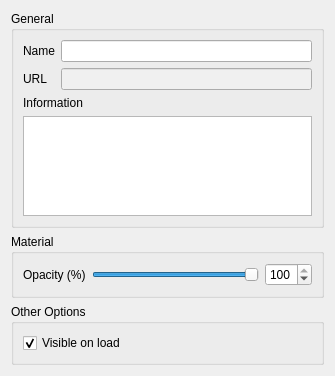
<?xml version="1.0" encoding="UTF-8"?>
<ui version="4.0">
 <class>PCPropertiesWidget</class>
 <widget class="QWidget" name="PCPropertiesWidget">
  <property name="geometry">
   <rect>
    <x>0</x>
    <y>0</y>
    <width>335</width>
    <height>366</height>
   </rect>
  </property>
  <property name="windowTitle">
   <string>Form</string>
  </property>
  <layout class="QVBoxLayout" name="verticalLayout">
   <item>
    <widget class="QGroupBox" name="groupBox">
     <property name="title">
      <string>General</string>
     </property>
     <layout class="QVBoxLayout" name="verticalLayout_2">
      <item>
       <layout class="QFormLayout" name="formLayout">
        <item row="0" column="0">
         <widget class="QLabel" name="label">
          <property name="text">
           <string>Name</string>
          </property>
         </widget>
        </item>
        <item row="0" column="1">
         <widget class="QLineEdit" name="lineEdit_Name"/>
        </item>
        <item row="1" column="0">
         <widget class="QLabel" name="label_3">
          <property name="text">
           <string>URL</string>
          </property>
         </widget>
        </item>
        <item row="1" column="1">
         <widget class="QLineEdit" name="url">
          <property name="styleSheet">
           <string notr="true">background-color: #F0F0F0;</string>
          </property>
          <property name="readOnly">
           <bool>true</bool>
          </property>
         </widget>
        </item>
       </layout>
      </item>
      <item>
       <widget class="QLabel" name="label_2">
        <property name="text">
         <string>Information</string>
        </property>
       </widget>
      </item>
      <item>
       <widget class="QTextBrowser" name="textBrowser">
        <property name="minimumSize">
         <size>
          <width>0</width>
          <height>100</height>
         </size>
        </property>
       </widget>
      </item>
     </layout>
    </widget>
   </item>
   <item>
    <widget class="QGroupBox" name="groupBox_2">
     <property name="title">
      <string>Material</string>
     </property>
     <layout class="QVBoxLayout" name="verticalLayout_4">
      <item>
       <layout class="QGridLayout" name="gridLayout">
        <item row="0" column="0">
         <widget class="QLabel" name="label_17">
          <property name="text">
           <string>Opacity (%)</string>
          </property>
         </widget>
        </item>
        <item row="0" column="1">
         <widget class="QSlider" name="horizontalSlider_Opacity">
          <property name="maximum">
           <number>100</number>
          </property>
          <property name="value">
           <number>100</number>
          </property>
          <property name="orientation">
           <enum>Qt::Horizontal</enum>
          </property>
         </widget>
        </item>
        <item row="0" column="2">
         <widget class="QSpinBox" name="spinBox_Opacity">
          <property name="enabled">
           <bool>true</bool>
          </property>
          <property name="sizePolicy">
           <sizepolicy hsizetype="Preferred" vsizetype="Fixed">
            <horstretch>0</horstretch>
            <verstretch>0</verstretch>
           </sizepolicy>
          </property>
          <property name="prefix">
           <string extracomment="%"/>
          </property>
          <property name="minimum">
           <number>0</number>
          </property>
          <property name="maximum">
           <number>100</number>
          </property>
          <property name="singleStep">
           <number>1</number>
          </property>
          <property name="value">
           <number>100</number>
          </property>
         </widget>
        </item>
       </layout>
      </item>
     </layout>
    </widget>
   </item>
   <item>
    <widget class="QGroupBox" name="groupBox_3">
     <property name="title">
      <string>Other Options</string>
     </property>
     <layout class="QVBoxLayout" name="verticalLayout_3">
      <item>
       <widget class="QCheckBox" name="checkBox_Visible">
        <property name="text">
         <string>Visible on load</string>
        </property>
        <property name="checked">
         <bool>true</bool>
        </property>
       </widget>
      </item>
     </layout>
    </widget>
   </item>
   <item>
    <spacer name="verticalSpacer">
     <property name="orientation">
      <enum>Qt::Vertical</enum>
     </property>
     <property name="sizeHint" stdset="0">
      <size>
       <width>20</width>
       <height>40</height>
      </size>
     </property>
    </spacer>
   </item>
  </layout>
 </widget>
 <tabstops>
  <tabstop>lineEdit_Name</tabstop>
  <tabstop>url</tabstop>
  <tabstop>textBrowser</tabstop>
  <tabstop>horizontalSlider_Opacity</tabstop>
  <tabstop>spinBox_Opacity</tabstop>
  <tabstop>checkBox_Visible</tabstop>
 </tabstops>
 <resources/>
 <connections>
  <connection>
   <sender>spinBox_Opacity</sender>
   <signal>valueChanged(int)</signal>
   <receiver>horizontalSlider_Opacity</receiver>
   <slot>setValue(int)</slot>
   <hints>
    <hint type="sourcelabel">
     <x>292</x>
     <y>248</y>
    </hint>
    <hint type="destinationlabel">
     <x>173</x>
     <y>248</y>
    </hint>
   </hints>
  </connection>
  <connection>
   <sender>horizontalSlider_Opacity</sender>
   <signal>valueChanged(int)</signal>
   <receiver>spinBox_Opacity</receiver>
   <slot>setValue(int)</slot>
   <hints>
    <hint type="sourcelabel">
     <x>173</x>
     <y>248</y>
    </hint>
    <hint type="destinationlabel">
     <x>292</x>
     <y>248</y>
    </hint>
   </hints>
  </connection>
 </connections>
</ui>
